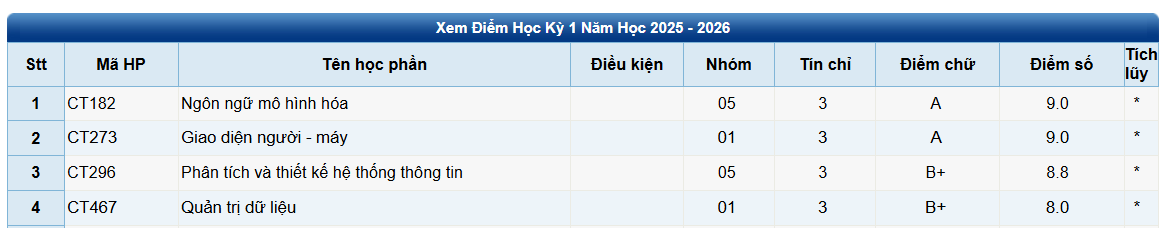
#> input picture uploads/1772209301_Capture.PNG, 1167 x 228 px
$ python ocr_engine.py ../uploads/1772209301_Capture.PNG
#> lines starting #> are read from the running program, lines starting #| are printed output that depends on the picture; after the words box and inside, x2 and y2 are one past the last pixel; in counts of white or black regions, pixels touching at a corner belong together
import cv2
import pytesseract
import sys
import json
import re
import sys
sys.stdout.reconfigure(encoding='utf-8')

pytesseract.pytesseract.tesseract_cmd = r"C:\Program Files\Tesseract-OCR\tesseract.exe"

if len(sys.argv) < 2:
    print("[]")
    sys.exit()

image_path = sys.argv[1]

img = cv2.imread(image_path)
#> img is the input picture: shape (228, 1167, 3); mean B, G, R 229.5, 217.9, 205.7
if img is None:
    print("[]")
    sys.exit()

# ===== Preprocess =====
img = cv2.resize(img, None, fx=3, fy=3, interpolation=cv2.INTER_CUBIC)
#> img: shape (684, 3501, 3)
gray = cv2.cvtColor(img, cv2.COLOR_BGR2GRAY)
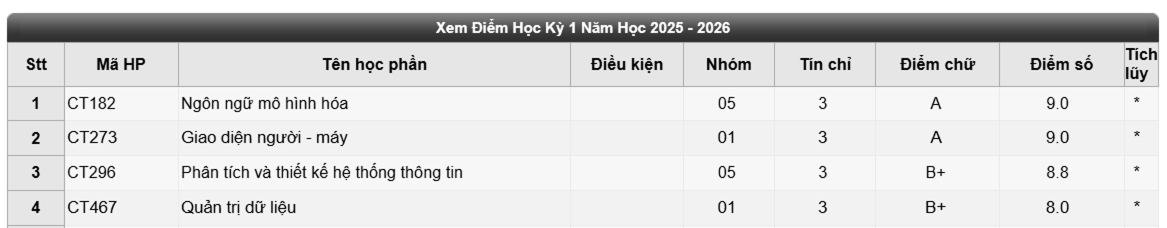
#> gray: shape (684, 3501) (shown at 1/3 size); min 0, max 255, mean 215.5

# tăng tương phản nhẹ + nhị phân
gray = cv2.convertScaleAbs(gray, alpha=1.6, beta=-60)
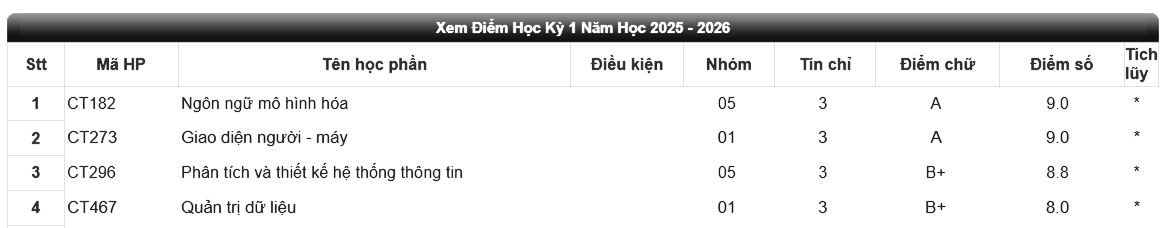
#> gray: shape (684, 3501) (shown at 1/3 size); min 1, max 255, mean 226.8
th = cv2.adaptiveThreshold(
    gray, 255,
    cv2.ADAPTIVE_THRESH_GAUSSIAN_C,
    cv2.THRESH_BINARY,
    31, 7
)
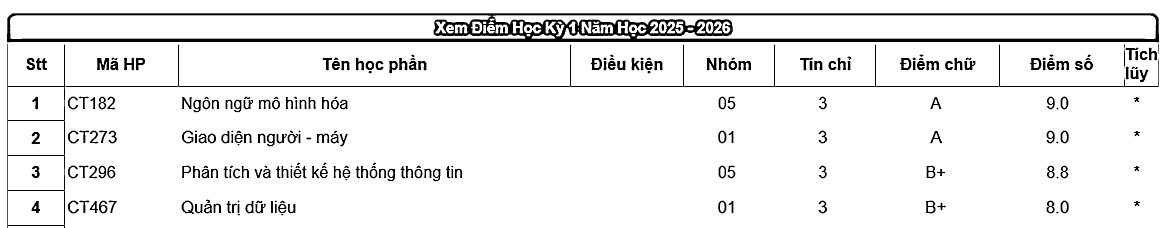
#> th: shape (684, 3501) (shown at 1/3 size); 92.9% white; 259 black regions (4 under 20 px), largest, box (x1, y1, x2, y2) and area: (21, 40, 3477, 127) 79585, (22, 130, 3476, 684) 17467, (291, 174, 327, 211) 898

H, W = th.shape
#> H = 684; W = 3501

# ===== Crop vùng bảng (tùy ảnh bạn, chỉnh 0.20/0.80 nếu cần) =====
table = th[int(H*0.20):int(H*0.82), int(W*0.05):int(W*0.95)]
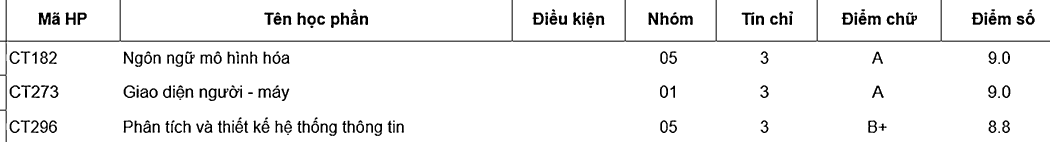
#> table: shape (424, 3150) (shown at 1/3 size); 94.8% white; 196 black regions (2 under 20 px), largest, box (x1, y1, x2, y2) and area: (0, 0, 3150, 424) 12923, (116, 38, 152, 75) 898, (1945, 37, 1975, 75) 705
tH, tW = table.shape
#> tH = 424; tW = 3150

# Debug vùng bảng
cv2.imwrite("/uploads/debug_table.png", table)

# ===== OCR to data (lấy tọa độ từng token) =====
# Whitelist ở đây: Tesseract vẫn đọc tiếng Việt nhưng token số/điểm sẽ sạch hơn
config = "--oem 3 --psm 6"
#> (the run stopped early here; a loop or call above may not have finished)
